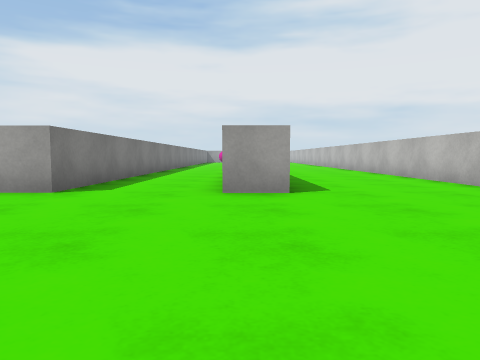
View 1 (above)

24 first-person views from a walk through a 3-D level made in the Unity game engine. The camera is 0.55 m above the floor, tilts 4° down and sees 70° across. The floor is counted in squares, 1 m on a side. Each view is taken from the middle of a square. On the plan, view 1 faces up. The plan holds only what a view shows up to about 9 squares ahead; the rest is blank. The place goes on beyond the plan. Surface patterns are stand-ins for the level's own textures.

View 2
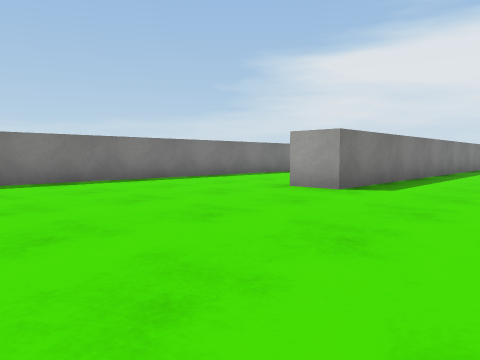

View 3
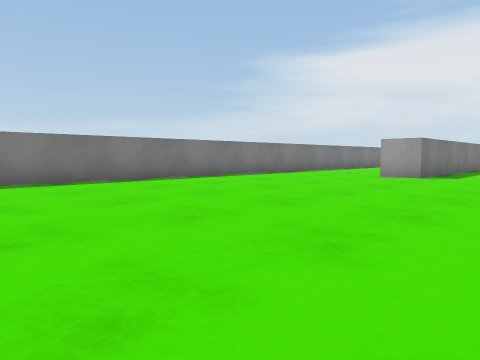

View 4
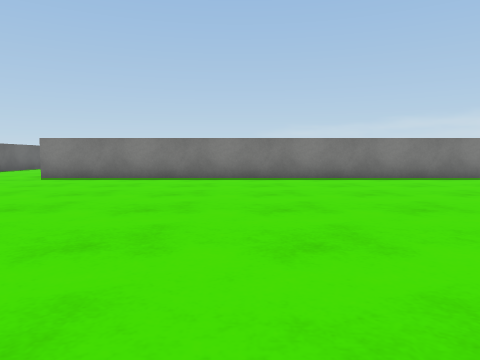

View 5
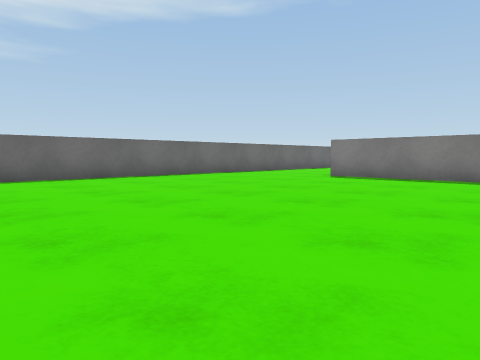

View 6
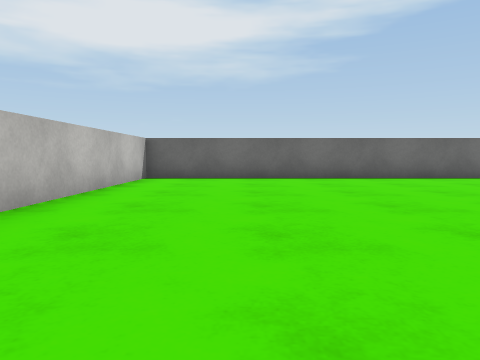

View 7
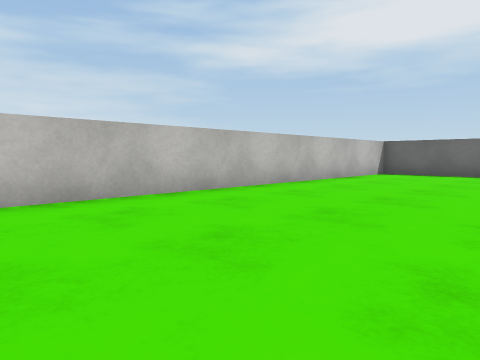

View 8
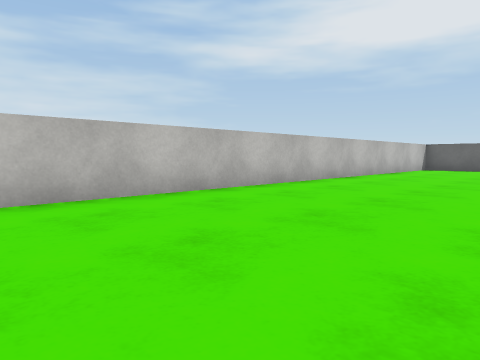

View 9
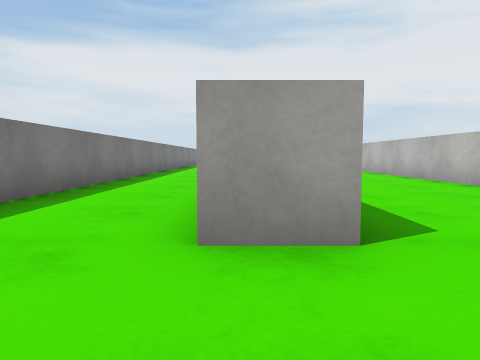

View 10
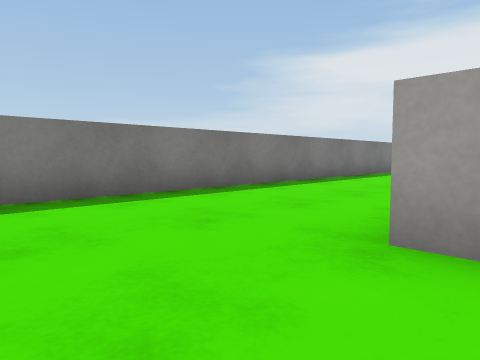

View 11
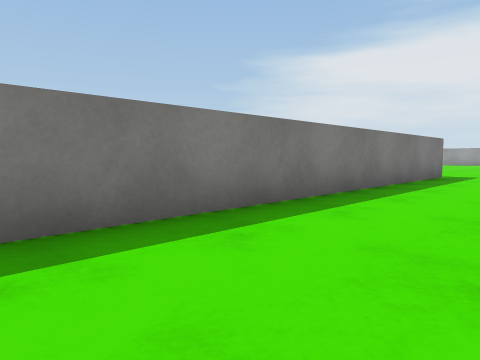

View 12
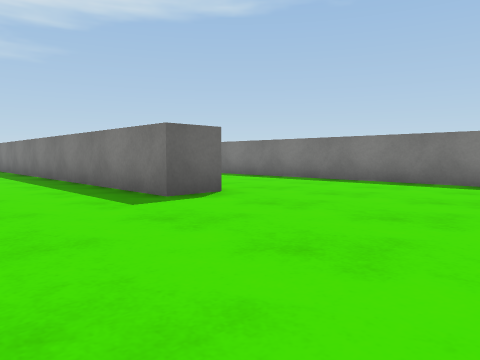

View 13
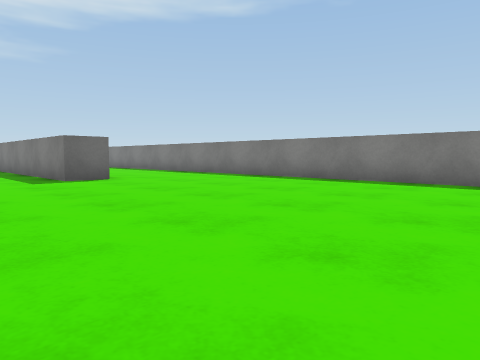

View 14
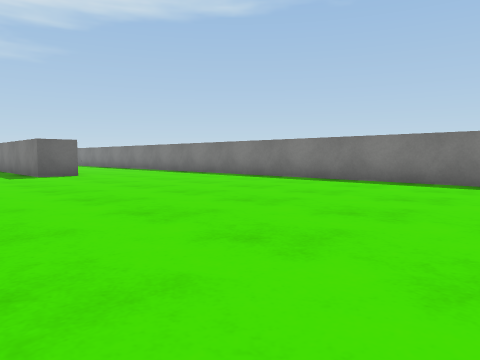

View 15
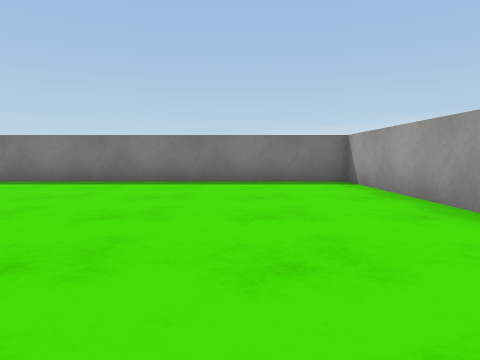

View 16
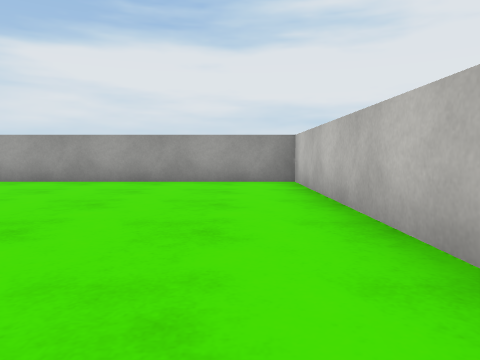

View 17
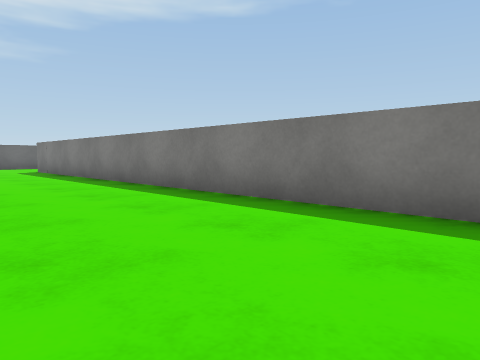

View 18
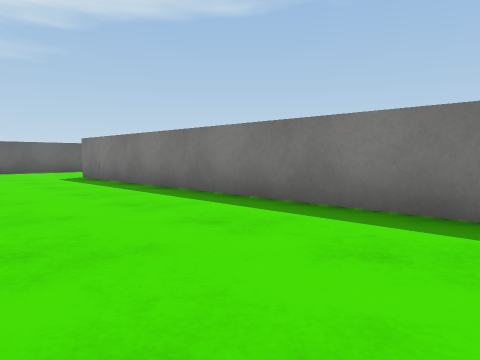

View 19
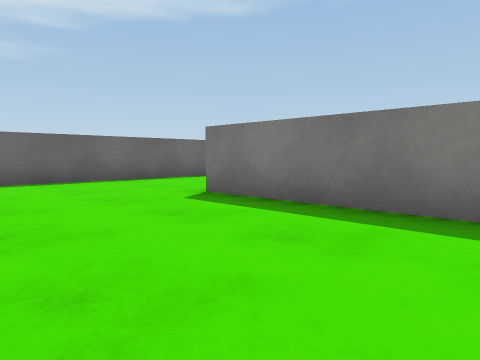

View 20
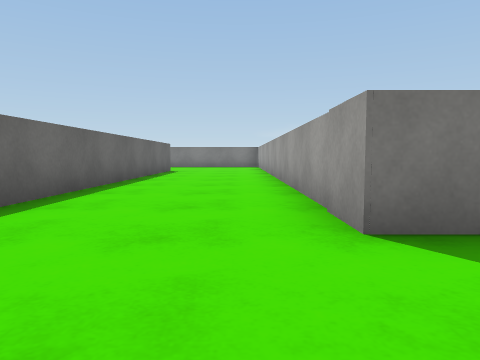

View 21
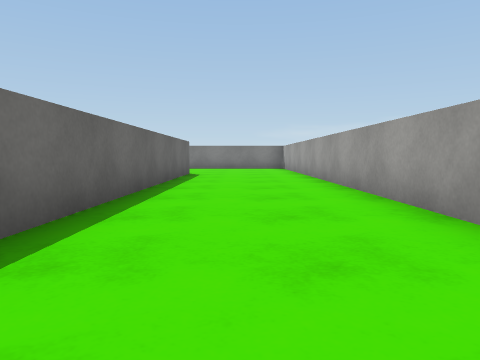

View 22
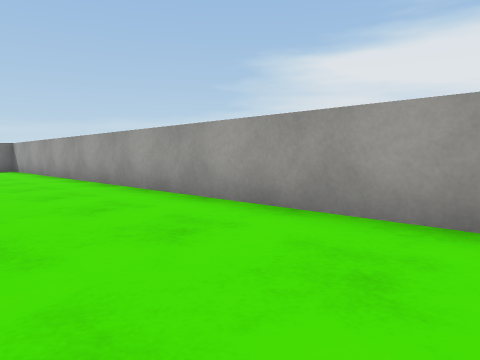

View 23
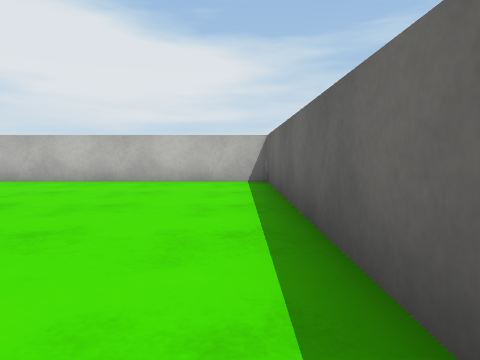

View 24
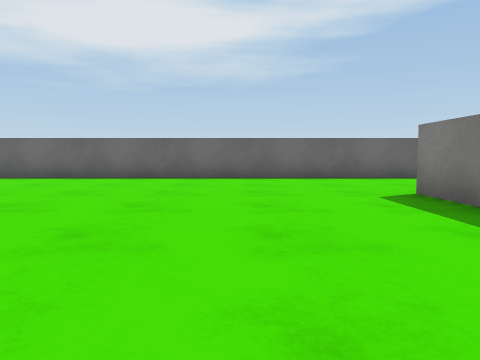

### Floor plan
Points are (right, up) in squares from view 1. A wall is a line through its corners. A room is listed if a view was taken in it or the views show most of it. See-through windows are left out.
Room 1 (views 1, 2, 3, 4, 5, 6, 7, 8, 9, 10, 24)
walls: (-2.8, 12.1) (-2.8, 5.1) (-3.9, 5.1); (0.8, 5.1) (-0.4, 5.1); (-7.6, 5.5) (-7.6, -9); (4.3, 6.1) (4.3, 12.1); (-9.5, -12.6) (4.3, -12.6) (4.3, 1.2)
ways out: opening at (-6, 5) to room 2
Room 2 (views 11, 12, 13, 14, 15, 16, 17, 18, 19, 20, 21, 22, 23)
walls: (-8.6, 16) (-7.6, 16) (-7.6, 5.5); (-3.8, 23.6) (-3.8, 29.3) (-12.4, 29.3) (-12.4, 4.9) (-20.5, 4.9); (-20.5, 1.4) (-8.6, 1.4) (-8.6, 7.2)
ways out: opening at (-6, 5) to room 1

Positions as (right, up) in squares from view 1, and headings:
1: (0, 0), facing up
2: (0, 0), facing up-left
3: (0, -4), facing up-left
4: (1, -4), facing left
5: (1, -4), facing down-left
6: (2, -4), facing down
7: (0, -2), facing down-right
8: (0, 2), facing down-right
9: (0, 3), facing up
10: (-3, 3), facing up-left
11: (-5, 6), facing up-left
12: (-5, 20), facing down-left
13: (-5, 24), facing down-left
14: (-5, 26), facing down-left
15: (-5, 27), facing left
16: (-5, 22), facing up
17: (-9, 18), facing down-left
18: (-9, 14), facing down-left
19: (-9, 9), facing down-left
20: (-10, 4), facing left
21: (-12, 3), facing left
22: (-13, 2), facing up-left
23: (-16, 2), facing right
24: (-5, -4), facing down
